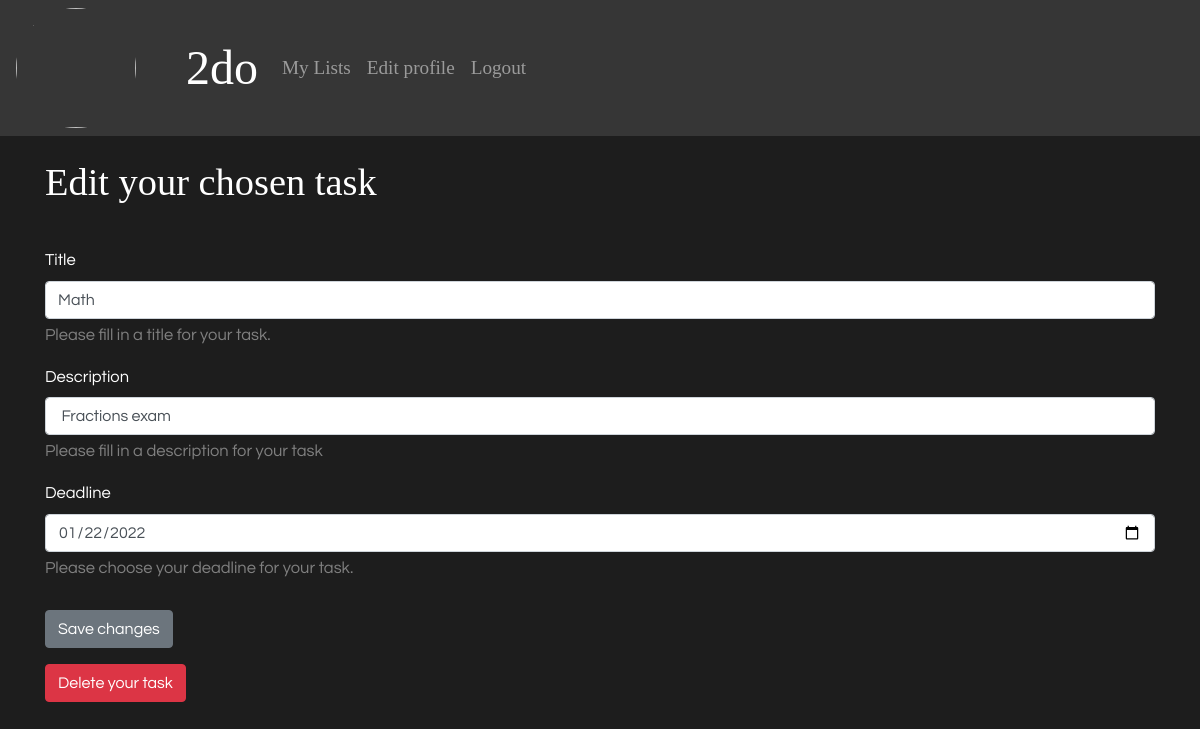
/redirecting/updatetask.php?taskId=61 (signed in), run on an earlier commit of the app's database.
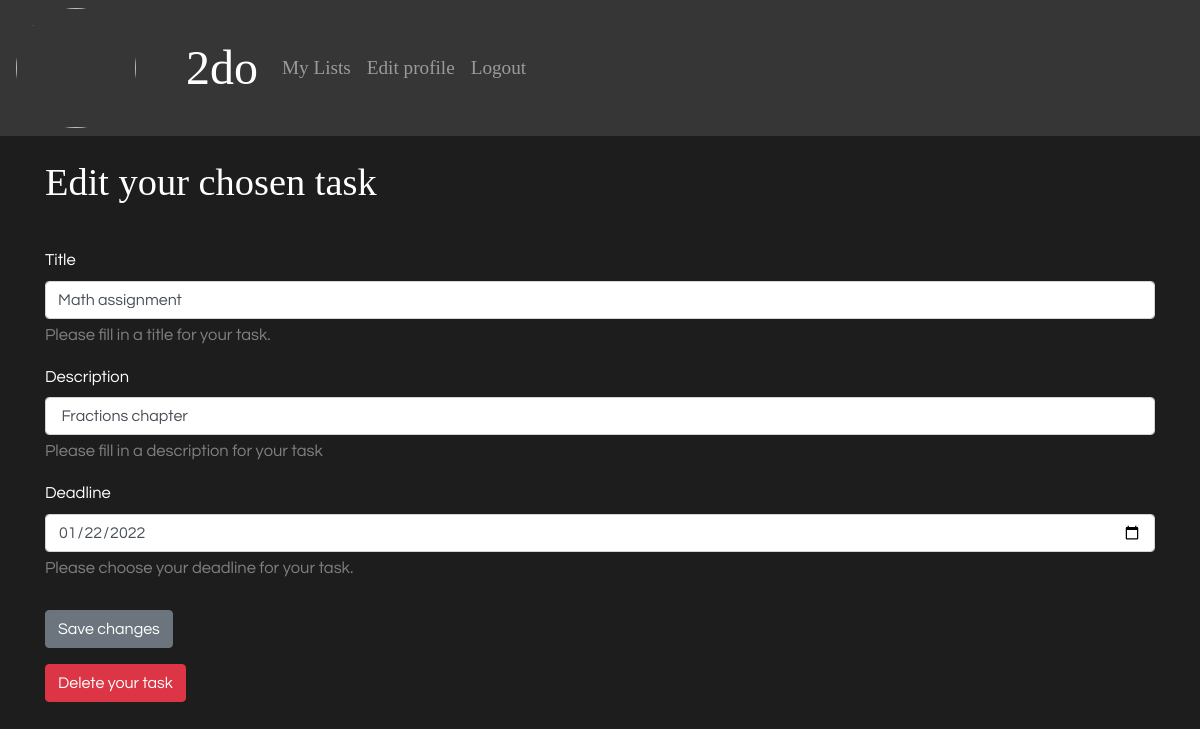
And on a later commit of the database.
### tables this page shows
CREATE TABLE tasks (id integer primary key autoincrement, title varchar, description varchar, deadline date, completed boolean, list_id integer);

### app/config.php (called while the page is built, shortened)
<?php
return [
    'title' => '2do',
    'database_path' => sprintf('sqlite:%s/database/database.db', __DIR__),
];

### app/autoload.php (called while the page is built, shortened)
<?php
require __DIR__ . '/functions.php';
$config = require __DIR__ . '/config.php';

### app/functions.php (called while the page is built, shortened)
<?php
function getTaskById($database, $id): array
{
    $sql = $database->prepare('SELECT * FROM tasks WHERE id = :id');
    $sql->bindParam(':id', $id, PDO::PARAM_INT);
    $sql->execute();
    $task = $sql->fetch(PDO::FETCH_ASSOC);
    return $task;
}

### redirecting/updatetask.php (the view, shortened to what this page needs)
<?php require __DIR__ . '/../app/autoload.php'; ?>
<?php require __DIR__ . '/../views/header.php'; ?>
<?php $id = $_GET['taskId']; ?>
<?php $task = getTaskById($database, $id); ?>
<h1>Edit your chosen task</h1> <br>
<form action=" /../app/tasks/updatetask.php" method="post">
    <div class="mb-3">
        <label for="title">Title </label>
        <input class="form-control" type="name" name="title" id="title" value="<?= $task['title']; ?> ">
        <small class="form-text">Please fill in a title for your task.</small>
    </div>
    <div class="mb-3">
        <label for="tasks">Description</label>
        <input class="form-control" type="description" name="description" id="description" value=" <?php echo $task['description'] ?>">
        <small class="form-text">Please fill in a description for your task</small>
    </div>
    <div class="mb-3">
        <label for="deadline">Deadline</label>
        <input class="form-control" type="date" name="deadline" value="<?= $task['deadline']; ?>" id="deadline">
        <small class="form-text">Please choose your deadline for your task.</small>
        <br>
        <button name="task" type="submit" class="btn btn-secondary">Save changes</button>
    </div>
</form>
<form action="/app/tasks/deletetask.php" method="post">
    <button type="submit" class="btn btn-danger">Delete your task</button>
</form>

### views/header.php (shortened to what this page needs)
<!DOCTYPE html>
<html lang="en">
<head>
    <link rel="stylesheet" href="https://cdn.jsdelivr.net/npm/bootstrap@4.5.3/dist/css/bootstrap.min.css">
    <link rel="stylesheet" href="/assets/styles/app.css">
    <link rel="stylesheet" href="/assets/styles/typography.css">
    <link rel="stylesheet" href="/assets/styles/forms.css">
</head>
<body>
    <?php require __DIR__ . '/navigation.php'; ?>
    <div class="container py-5">

### views/navigation.php (shortened to what this page needs)
<nav class="navbar navbar-expand-lg navbar-dark">
    <?php if (isset($_SESSION['user']['image_url'])) : ?>
        <div class="profile">
            <img src="upload/<?php echo $_SESSION['user']['image_url'] ?> ">
        </div>
    <?php endif;
    ?>
    <a class="navbar-brand" href="http://localhost:8000/index.php"><?php echo $config['title']; ?></a>
    <ul class="navbar-nav">
        <li class="nav-item">
            <?php if (isset($_SESSION['user'])) : ?>
        <li class="nav-item">
            <a class="nav-link <?php echo $_SERVER['SCRIPT_NAME'] === '/mylists.php' ? 'active' : ''; ?>" href="/mylists.php">My Lists</a>
        </li>
        <li class="nav-item">
            <a class="nav-link <?php echo $_SERVER['SCRIPT_NAME'] === '/profile.php' ? 'active' : ''; ?>" href="/profile.php">Edit profile</a>
        </li>
        <li> <a class="nav-link" href="/app/users/logout.php">Logout</a>
        </li>
    <?php endif; ?>
    </ul>
</nav>

### assets/styles/app.css (style rules this page uses)
* { box-sizing: border-box; margin: 0; padding: 0; }
body { background-color: rgb(29, 29, 29); color: white; height: 100%; }
.navbar { background-color: rgb(54, 54, 54); }
.navbar a { color: lightgray; }
.profile img { width: 120px; height: 120px; object-fit: cover; object-position: center; margin-right: 50px; border-radius: 50%; }
ul { display: flex; }

### assets/styles/typography.css (style rules this page uses)
h1 { margin-top: -25px; font-family: Syne; font-size: 2.4rem; }
a { text-decoration: none; color: white; }
.nav-link { font-family: Syne; font-size: 1.2rem; }
.navbar-brand { font-family: Syne; font-size: 3rem; }
.form-text, label, input, button { font-family: Questrial; font-size: 16.5px; }

### assets/styles/forms.css (style rules this page uses)
.mb-3 { margin-top: 10px; }
.form-text { color: grey; margin-bottom: 5px; }

What changed in the data, as far as the page shows it:
changed tasks: title "Math" → "Math assignment"; description "Fractions exam" → "Fractions chapter"
